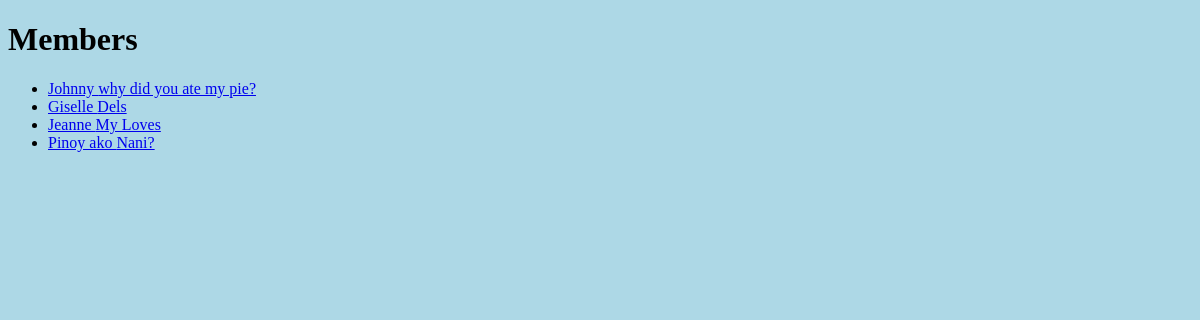
/members/, run on an earlier commit of the app's database.
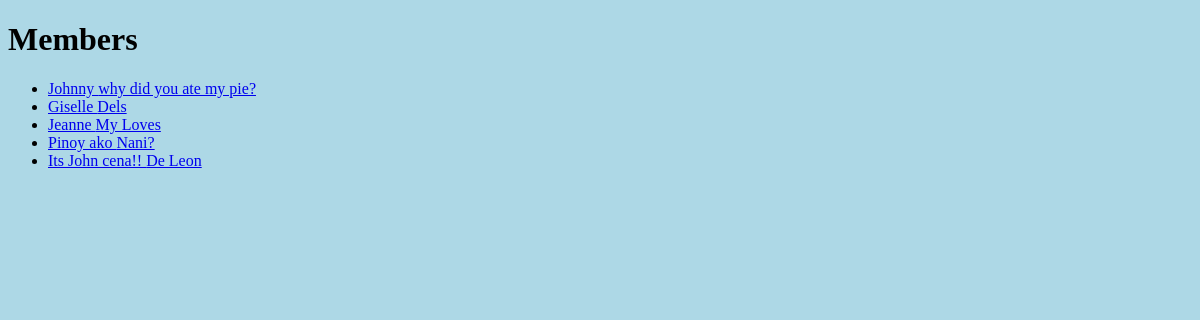
And on a later commit of the database.
### members/models.py (models this page shows)
class Member(models.Model):
  firstname = models.CharField(max_length=255)
  lastname = models.CharField(max_length=255)
  phone = models.IntegerField(null=True)
  joined_date = models.DateField(null=True)

### members/views.py (the view)
# urls.py: path('members/', views.members, name='members'),
def members(request):
  mymembers = Member.objects.all().values
  template = loader.get_template('all_members.html')
  context = {
    'mymembers': mymembers,
  }
  return HttpResponse(template.render(context, request))

### members/templates/all_members.html (shortened to what this page needs)
{% extends "master.html" %}
{% block content %}
  <h1>Members</h1>
  <ul>
    {% for x in mymembers%}
      <li><a href="details/{{x.id}}"</a>{{x.firstname}} {{ x.lastname }}</li>
    {% endfor %}
  </ul>
{% endblock %}

### members/templates/master.html (shortened to what this page needs)
{% load static %}
<!DOCTYPE html>
<html lang="en">
<head>
  <link rel="stylesheet" href="{% static 'myglobal.css' %}">
</head>
<body>
  {% block content %}
  {% endblock %}
</body>
</html>

### mystaticfiles/myglobal.css (style rules this page uses)
body { background-color: lightblue; }

What changed in the data, as far as the page shows it:
added Member: firstname "Its John cena!!", lastname "De Leon"
